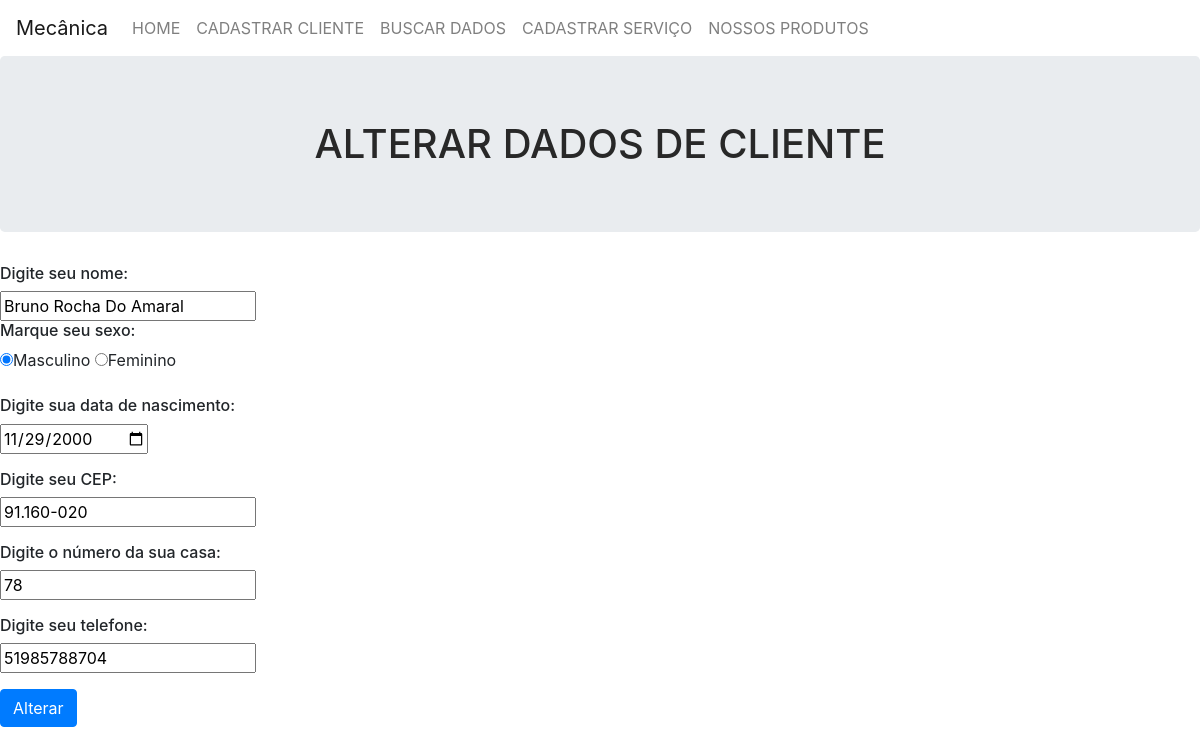
The app's page /cliente/alterar.php?id=1 with its own data.
### tables this page shows
CREATE TABLE `cliente` (
  `idCliente` bigint(20) NOT NULL,
  `nome` varchar(100) NOT NULL,
  `sexo` varchar(15) NOT NULL,
  `dataNascimento` date NOT NULL,
  `cep` varchar(10) NOT NULL,
  `numeroCasa` varchar(10) NOT NULL,
  `telefone` varchar(12) NOT NULL
);

### cliente/dao/conexaobanco.class.php (called while the page is built, shortened)
<?php
class ConexaoBanco extends PDO
{
    private static $instance = null;
    public static function getInstance()
    {
        try {
            if(!isset(self::$instance)) {
                self::$instance = new ConexaoBanco("mysql:dbname=mecanica;host=localhost","root","");
            }
            return self::$instance;
        } catch(PDOException $error) {
            echo "Erro ao conectar! ".$error;
        }
    }
}

### cliente/dao/clientedao.class.php (called while the page is built, shortened)
<?php
require "conexaobanco.class.php";
class ClienteDAO
{
    private $conexao = null;
    public function __construct()
    {
        $this->conexao = ConexaoBanco::getInstance();
    }
    public function filtrarCliente($filtro, $pesquisa)
    {
        try {
            $query = "";
            switch($filtro) {
                case "codigo": $query = "where idCliente = ".$pesquisa;
                break;
            }
            $statement = $this->conexao->query("select * from cliente {$query}");
            $array = $statement->fetchAll(PDO::FETCH_CLASS,"Cliente");
            return $array;
        } catch(PDOException $error) {
            echo "Erro ao filtrar! ".$error;
        }
    }
}

### cliente/model/cliente.class.php (called while the page is built, shortened)
<?php
class Cliente
{
    public function __get($atributo)
    {
        return $this->$atributo;
    }
}

### cliente/alterar.php (the view, shortened to what this page needs)
<!DOCTYPE html>
<html lang="pt-br">
    <head>
        <link href="../css/style.css" rel="stylesheet">
        <link href="../node_modules/bootstrap/dist/css/bootstrap.min.css" rel="stylesheet"/>
    </head>
    <body>
        <nav class="navbar navbar-expand-lg navbar-light">
            <a class="navbar-brand" href="../index.php">Mecânica</a>
            <div class="collapse navbar-collapse" id="navbarNav">
                <ul class="navbar-nav">
                    <li class="nav-item"><a class="nav-link" href="../index.php">HOME</a></li>
                    <li class="nav-item"><a class="nav-link" href="cadastro.php">CADASTRAR CLIENTE<span class="sr-only"></span></a></li>
                    <li class="nav-item"><a class="nav-link" href="buscar.php">BUSCAR DADOS<span class="sr-only"></span></a></li>
                    <li class="nav-item"><a class="nav-link" href="../servico/cadastro.php">CADASTRAR SERVIÇO<span class="sr-only"></span></a></li>
                    <li class="nav-item"><a class="nav-link" href="../produto/index.php">NOSSOS PRODUTOS<span class="sr-only"></span></a></li>
                </ul>
            </div>
        </nav>
        <h1 class="jumbotron titulo">Alterar Dados de Cliente</h1>
        <?php
        if(isset($_GET['id'])) {
            include "model/cliente.class.php";
            include "dao/clientedao.class.php";
            $clienteDAO = new ClienteDAO;
            $clientes = $clienteDAO->filtrarCliente("codigo", $_GET['id']);
            $cliente = $clientes[0];
        }
        ?>
        <form name="alterar" method="post" action="alterar.php">
            <h6>Digite seu nome:</h6>
            <div>
                <input type="text" name="nome" placeholder="nome" pattern="[a-zA-ZãÃáÁàÀêÊéÉèÈíÍìÌôÔõÕóÓòÒúÚùÙûÛçÇ ]{2,100}" required  autofocus value="<?php echo $cliente->nome ?? ""; ?>">
            </div>
            <h6>Marque seu sexo:</h6>
            <div class="form-group">
                <label><input type="radio" name="sexo" value="masculino" <?php if(isset($cliente))  if($cliente->sexo=='masculino') echo "checked"; ?> pattern="(masculino|feminino)">Masculino</label>
                <label><input type="radio" name="sexo" value="feminino" <?php if(isset($cliente))  if($cliente->sexo=='feminino') echo "checked"; ?> pattern="(masculino|feminino)">Feminino</label>
            </div>
            <h6>Digite sua data de nascimento:</h6>
            <div class="form-group">
                <input type="date" name="dataNascimento" required value="<?php echo $cliente->dataNascimento ?? ""; ?>">
            </div>
            <h6>Digite seu CEP:</h6>
            <div class="form-group">
                <input type="text" name="cep" placeholder="00.000-000" pattern="[0-9]{2}.[0-9]{3}-[0-9]{3}" required value="<?php echo $cliente->cep ?? ""; ?>">
            </div>
            <h6>Digite o número da sua casa:</h6>
            <div class="form-group">
                <input type="text" name="numeroCasa" placeholder="número da casa" pattern="[A-Z0-9]{2,10}" required value="<?php echo $cliente->numeroCasa ?? ""; ?>">
            </div>
            <h6>Digite seu telefone:</h6>
            <div class="form-group">
                <input type="text" name="telefone" placeholder="telefone" pattern="[0-9]{2,3}[0-9]{8,9}" required value="<?php echo $cliente->telefone ?? ""; ?>">
            </div>
            <div class="form-group">
                <input class="btn btn-primary" type="submit" name="alterar" value="Alterar">
            </div>
        </form>
    </body>
</html>

### css/style.css (style rules this page uses)
body { font-family: tahoma; color:#282828; margin: 0px; }
.titulo { text-align: center; text-transform: uppercase; color: #282828; }

### records on screen
cliente: nome "Bruno Rocha Do Amaral", sexo "☑ Masculino", sexo "☐ Feminino", dataNascimento "11/29/2000", cep "91.160-020", numeroCasa "78", telefone "51985788704"
